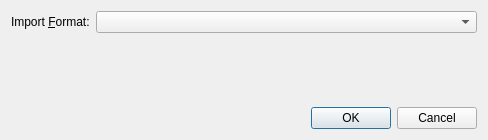
<?xml version="1.0" encoding="UTF-8"?>
<ui version="4.0">
 <class>ImportDialog</class>
 <widget class="QDialog" name="ImportDialog">
  <property name="windowModality">
   <enum>Qt::WindowModality::ApplicationModal</enum>
  </property>
  <property name="geometry">
   <rect>
    <x>0</x>
    <y>0</y>
    <width>488</width>
    <height>140</height>
   </rect>
  </property>
  <property name="sizePolicy">
   <sizepolicy hsizetype="Fixed" vsizetype="Fixed">
    <horstretch>0</horstretch>
    <verstretch>0</verstretch>
   </sizepolicy>
  </property>
  <property name="windowTitle">
   <string>Import Datasets</string>
  </property>
  <property name="windowIcon">
   <iconset resource="litsoz3app.qrc">
    <normaloff>:/import.png</normaloff>:/import.png</iconset>
  </property>
  <property name="modal">
   <bool>true</bool>
  </property>
  <layout class="QVBoxLayout" name="verticalLayout">
   <item>
    <layout class="QFormLayout" name="formLayout">
     <item row="0" column="0">
      <widget class="QLabel" name="label">
       <property name="text">
        <string>Import &amp;Format:</string>
       </property>
       <property name="buddy">
        <cstring>cmbFormat</cstring>
       </property>
      </widget>
     </item>
     <item row="0" column="1">
      <widget class="QComboBox" name="cmbFormat"/>
     </item>
     <item row="1" column="1">
      <widget class="QLabel" name="labDescription">
       <property name="text">
        <string/>
       </property>
      </widget>
     </item>
     <item row="2" column="1">
      <spacer name="verticalSpacer">
       <property name="orientation">
        <enum>Qt::Orientation::Vertical</enum>
       </property>
       <property name="sizeHint" stdset="0">
        <size>
         <width>20</width>
         <height>40</height>
        </size>
       </property>
      </spacer>
     </item>
    </layout>
   </item>
   <item>
    <widget class="QDialogButtonBox" name="buttonBox">
     <property name="orientation">
      <enum>Qt::Orientation::Horizontal</enum>
     </property>
     <property name="standardButtons">
      <set>QDialogButtonBox::StandardButton::Cancel|QDialogButtonBox::StandardButton::Ok</set>
     </property>
    </widget>
   </item>
  </layout>
 </widget>
 <tabstops>
  <tabstop>buttonBox</tabstop>
 </tabstops>
 <resources>
  <include location="litsoz3app.qrc"/>
 </resources>
 <connections>
  <connection>
   <sender>buttonBox</sender>
   <signal>accepted()</signal>
   <receiver>ImportDialog</receiver>
   <slot>accept()</slot>
   <hints>
    <hint type="sourcelabel">
     <x>227</x>
     <y>283</y>
    </hint>
    <hint type="destinationlabel">
     <x>157</x>
     <y>274</y>
    </hint>
   </hints>
  </connection>
  <connection>
   <sender>buttonBox</sender>
   <signal>rejected()</signal>
   <receiver>ImportDialog</receiver>
   <slot>reject()</slot>
   <hints>
    <hint type="sourcelabel">
     <x>304</x>
     <y>284</y>
    </hint>
    <hint type="destinationlabel">
     <x>286</x>
     <y>274</y>
    </hint>
   </hints>
  </connection>
 </connections>
</ui>
